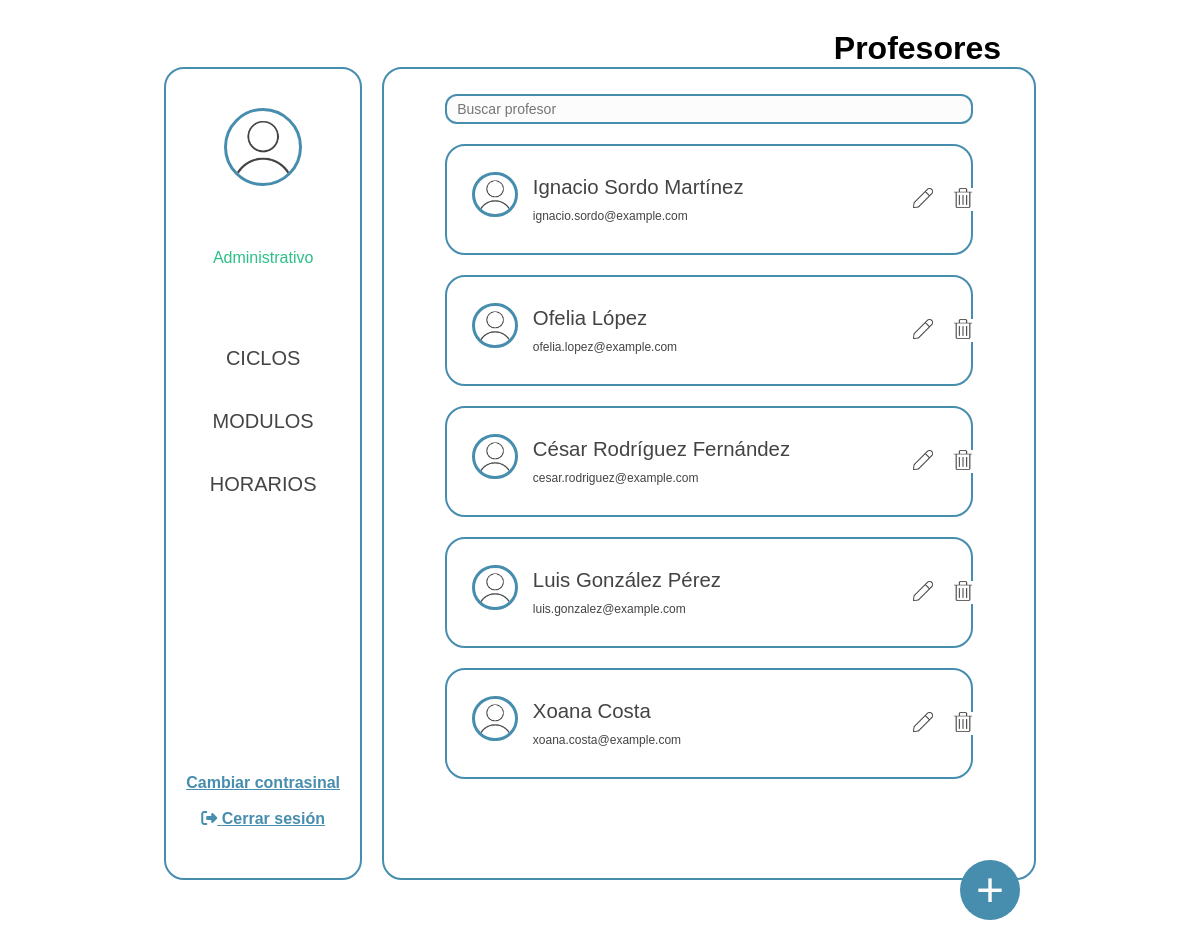
Page /GestionHorarios/www/pages/administrator_professors.php on the earlier database version.
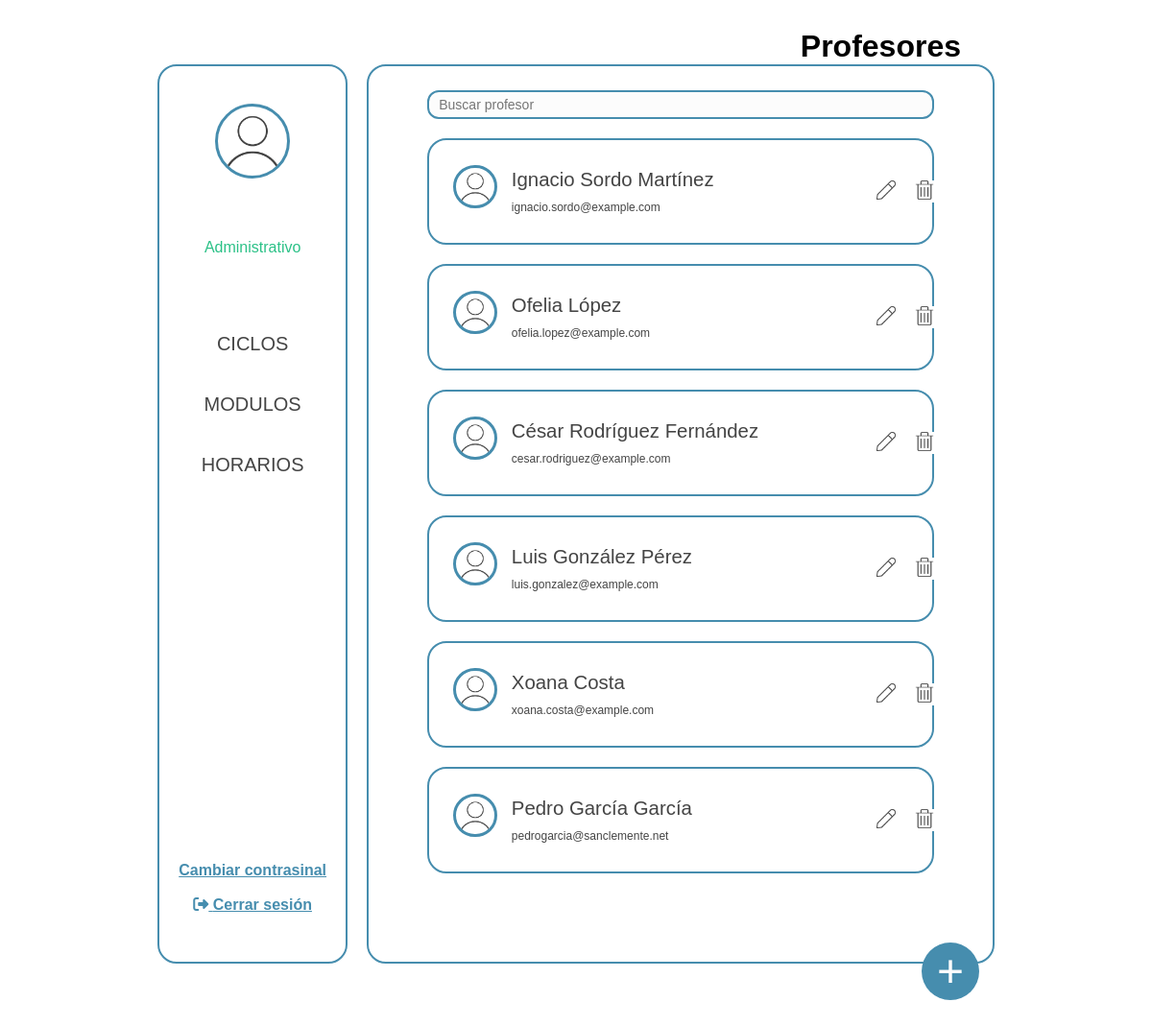
Same page on the later database version.
### tables this page shows
CREATE TABLE `professors` (
  `id` int NOT NULL,
  `name` varchar(50) NOT NULL,
  `first_name` varchar(50) NOT NULL,
  `second_name` varchar(50) DEFAULT NULL,
  `email` varchar(100) NOT NULL,
  `time_stamp` datetime NOT NULL DEFAULT CURRENT_TIMESTAMP
);

### GestionHorarios/www/pages/administrator_professors.php (the view, shortened to what the changed rows need)
<?php
include_once '../functions/connection.php';
$sql = "SELECT * FROM professors";
$stmt = $pdo->query($sql);
$editUserId = null;
?>
<!DOCTYPE html>
<html lang="es">
<head>
    <link rel="stylesheet" href="../pages/css/administrator_panel.css">
</head>
<body>
    <h2>Profesores</h2>
    <div class="container">
        <div class="container-rigth">
            <div class="mostrar-profesores">
                <?php
                while ($fila = $stmt->fetch(PDO::FETCH_ASSOC)) {
                    $id = $fila['id'];
                    $name = $fila['name'];
                    $firstName = $fila['first_name'];
                    $secondName = $fila['second_name'];
                    $email = $fila['email'];
                    echo "<div class='container-user'>
                            <div class='row'>
                                <div class='user-imagen'>
                                    <img src='/images/user.png' class='pic' alt='Usuario img'>
                                </div>
                              <div class='user-texto'>
                                    <p class='texto-nombre'>$name $firstName $secondName</p>
                                    <p class='texto-ciclo'>$email</p>
                                </div>";
                    if ($editUserId == $id) {
                        echo "
                                <div class='user-botones'>
                                    <form method='post' action='../functions/administrator/function_delete_user.php'>
                                        <input type='hidden' name='id' value='$id'>
                                        <button type='submit' class='btn-delete' name='btnDelete'>
                                            <img src='/images/delete.png' class='boton-icono-delete' alt='Borrar'>
                                            <img src='/images/delete_hover.png' class='delete-hover' alt='Borrar'>
                                        </button>
                                    </form>
                                </div>
                            </div>
                        <div class='user-editar'>
                            <form action='../functions/professors/function_update_professor.php' style='all:initial; width: 100%;' method='post'>
                                <div class='row-edit'>
                                    <input type='hidden' class='inputs-form' name='id' value='$id'>
                                    <input type='text' class='inputs-form-2' name='txtName' value='$name' required><br>
                                    <input type='text' class='inputs-form-2' name='txtFirstName' value='$firstName' placeholder='Primeiro Apelido' required><br>
                                </div>
                                <div class='row-edit'>
                                    <input type='text' class='inputs-form-2' name='txtSecondName' value='$secondName' placeholder='Segundo Apelido' ><br>
                                    <input type='email' class='inputs-form-2' name='txtEmail' value='$email' placeholder='Email' ><br>
                                </div>
                                <div class='row-guardar'>
                                    <button type='submit' class='btnActualizar' name='btnSave'>Actualizar</button>
                                </div>
                            </form>
                        </div>
                        ";
                    } else {
                        echo "
                        <div class='user-botones'>
                            <form method='post'>
                                <input type='hidden' name='id' value='$id'>
                                <input type='hidden' name='name' value='$name'>
                                <input type='hidden' name='first_name' value='$firstName'>
                                <input type='hidden' name='second_name' value='$secondName'>
                                <input type='hidden' name='email' value='$email'>
                                <button type='submit' class='btn' name='btnUpdate'>
                                    <img src='/images/edit.png' class='boton-icono-edit' alt='Editar'>
                                    <img src='/images/edit_hover.png' class='edit-hover' alt='Editar'>
                                </button>
                            </form>
                            <form method='post' action='../../functions/professors/function_delete_professor.php'>
                                <input type='hidden' name='id' value='$id'>
                                <button type='submit' class='btn-delete' name='btnDelete'>
                                    <img src='/images/delete.png' class='boton-icono-delete' alt='Borrar'>
                                    <img src='/images/delete_hover.png' class='delete-hover' alt='Borrar'>
                                </button>
                            </form>
                        </div>
                    </div>";
                    }
                    echo "</div>";
                }
                ?>
            </div>
        </div>
    </div>
</body>
</html>

Differences in the rows shown:
added professors: name "Pedro", first_name "García", second_name "García", email "pedrogarcia@sanclemente.net"
